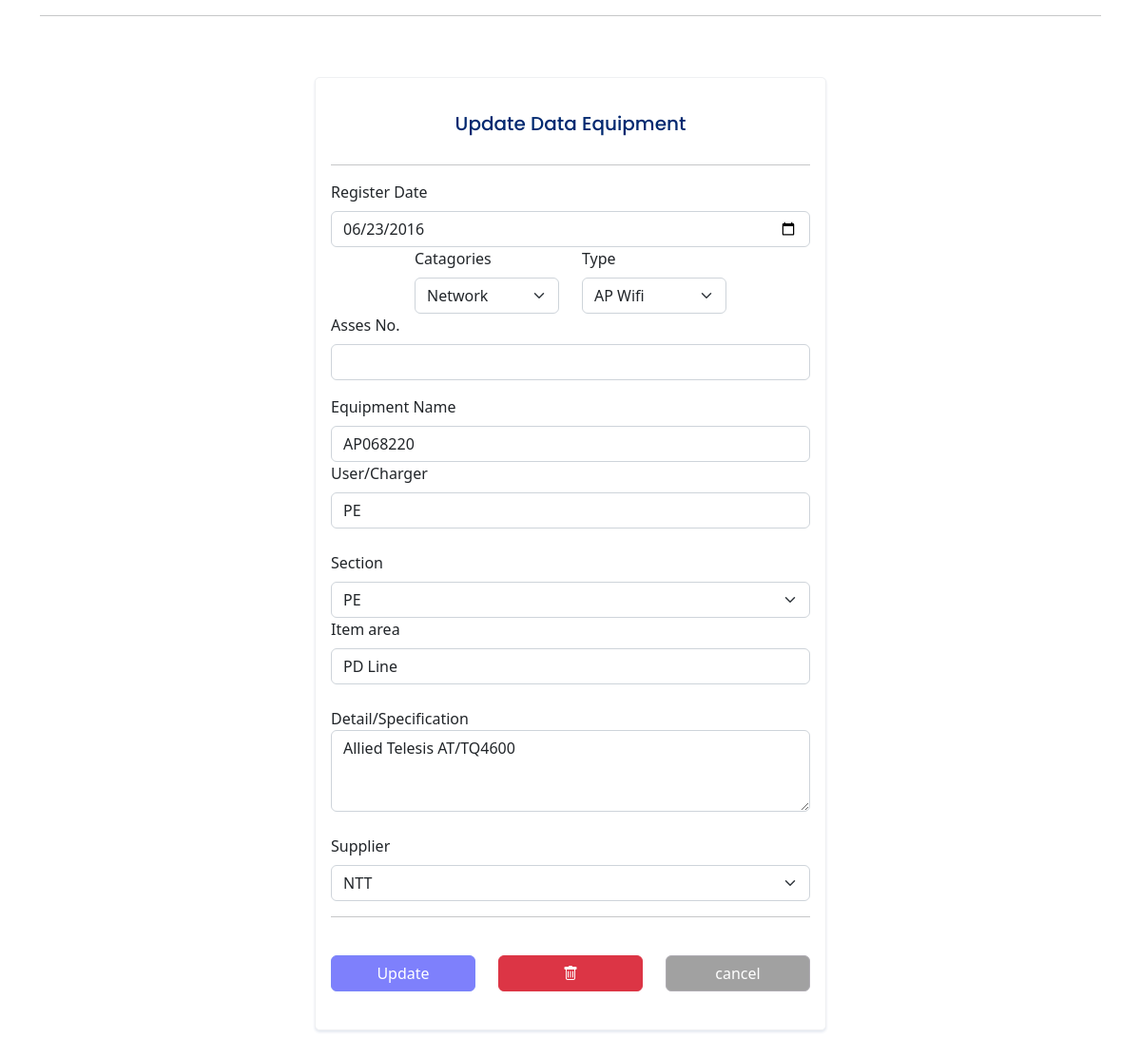
The page /equip_update.php?edit_item=AP068220 on the database its author committed.
### tables this page shows
CREATE TABLE `rith_item` (
  `item_reg` varchar(50) DEFAULT NULL,
  `item_cat` varchar(255) NOT NULL,
  `item_type` varchar(50) DEFAULT NULL,
  `item_ass` varchar(50) DEFAULT NULL,
  `item_name` varchar(10) NOT NULL,
  `item_charger` varchar(255) DEFAULT NULL,
  `item_sec` varchar(255) DEFAULT NULL,
  `item_area` varchar(50) DEFAULT NULL,
  `item_detail` varchar(50) DEFAULT NULL,
  `item_sup` varchar(20) DEFAULT NULL,
  `item_war` varchar(255) DEFAULT NULL,
  `item_img` varchar(255) NOT NULL
);

### config/function.php (called while the page is built, shortened)
<?php
class DB_CON
{
    function __construct()
    {
        $connect = mysqli_connect(DB_SERVER, DB_USER, DB_PASS, DB_NAME);
        $this->dbcon = $connect;
    }
    public function record_item($item_name)
    {
        $result = mysqli_query($this->dbcon, "SELECT * FROM rith_item WHERE item_name = '$item_name'");
        return $result;
    }
}

### equip_update.php (the view, shortened to what this page needs)
<?php
include_once('config\function.php');
?>
<!DOCTYPE html>
<html lang="en">
<head>
    <link href="assets/vendor/bootstrap/css/bootstrap.min.css" rel="stylesheet">
    <link href="assets/vendor/bootstrap-icons/bootstrap-icons.css" rel="stylesheet">
    <link href="assets/vendor/boxicons/css/boxicons.min.css" rel="stylesheet">
    <link href="assets/vendor/quill/quill.snow.css" rel="stylesheet">
    <link href="assets/vendor/quill/quill.bubble.css" rel="stylesheet">
    <link href="assets/vendor/remixicon/remixicon.css" rel="stylesheet">
    <link href="assets/vendor/simple-datatables/style.css" rel="stylesheet">
    <link href="https://cdn.jsdelivr.net/npm/bootstrap@5.2.3/dist/css/bootstrap.min.css" rel="stylesheet">
    <link href="assets/css/style.css" rel="stylesheet">
</head>
<body>
    <div class="container">
        <hr>
        <?php
        $item_name = $_GET['edit_item'];
        $update = new DB_CON();
        $sql =  $update->record_item($item_name);
        while ($row = mysqli_fetch_array($sql)) {
        ?>
            <section class="section register d-flex flex-column align-items-center justify-content-center py-5">
                <div class="container">
                    <form action="" method="POST" class="form-job" id="edit_item">
                        <div class="row g-3">
                            <div class="col-lg-6">
                                <div class="card">
                                    <div class="card-body center ">
                                        <h4 class="card-title text-center">Update Data Equipment</h4>
                                        <hr>
                                        <div class="row">
                                            <div class="col-xxl-4">
                                                <label for="itemReg" class=" form-label">Register Date</label>
                                                <input type="date" class="form-control" id="item_reg" name="item_reg" value="<?php echo $row['item_reg']; ?>">
                                            </div>
                                            <div class="col-xxl-4 col-xl-4">
                                                <label for="item_cat" class="form-label">Catagories</label>
                                                <select id="item_cat" class="form-select" name="item_cat">
                                                    <option value="Network" <?php
                                                                            if ($row['item_cat'] == "Network") {
                                                                                echo "selected=selected";
                                                                            } ?>>Network</option>
                                                </select>
                                            </div><br>
                                            <div class="col-xxl-4 col-xl-4">
                                                <label for="item_type" class="form-label">Type</label>
                                                <select id="item_type" class="form-select" name="item_type">
                                                    <option value="AP Wifi" <?php
                                                                            if ($row['item_type'] == "AP Wifi") {
                                                                                echo "selected=selected";
                                                                            } ?>>AP Wifi</option>
                                                </select>
                                            </div><br>
                                        </div>
                                        <div class="row g-3">
                                            <div class="col-xxl-6">
                                                <label for="assNo" class="form-label">Asses No.</label>
                                                <input type="text" class="form-control" id="item_no" name="item_no" value="<?php echo $row['item_no']; ?>">
                                            </div>
                                            <div class="col-xxl-6">
                                                <label for="assName" class=" form-label">Equipment Name</label>
                                                <input type="text" class="form-control" id="item_name" name="item_name" value="<?php echo $row['item_name']; ?>">
                                            </div>
                                        </div>
                                        <div class="row g-3">
                                            <div class="col-12">
                                                <label for="itemCharger" class="form-label">User/Charger</label>
                                                <input type="text" class="form-control" id="item_charger" name="item_charger" value="<?php echo $row['item_charger']; ?>">
                                            </div>
                                        </div><br>
                                        <div class="row">
                                            <div class="col-xxl-6">
                                                <label for="itemSec" class="form-label">Section</label>
                                                <select id="itemSec" class="form-select" id="item_sec" name="item_sec">
                                                    <option value="PE" <?php
                                                                        if ($row['item_sec'] == "PE") {
                                                                            echo "selected=selected";
                                                                        } ?>>PE</option>
                                                </select>
                                            </div>
                                            <div class="col-xxl-6">
                                                <label for=" item_area" class="form-label">Item area</label>
                                                <input type="text" class="form-control" id="item_area" name="item_area" value="<?php echo $row['item_area']; ?>">
                                            </div>
                                        </div><br>
                                        <div class="col-lg-12 col-12">
                                            <label for="itemDetail class=" form-label">Detail/Specification</label>
                                            <textarea class="form-control" name="item_detail" id="item_detail" rows="3"><?php echo $row['item_detail']; ?></textarea>
                                        </div><br>
                                        <div class="row">
                                            <div class="col-xxl-12">
                                                <label for="itemsup" class="form-label">Supplier</label>
                                                <select id="itemsup" class="form-select" name="item_sup">
                                                    <option value="NTT" <?php
                                                                        if ($row['item_sup'] == "NTT") {
                                                                            echo "selected=selected";
                                                                        } ?>>NTT</option>
                                                </select>
                                            </div>
                                        </div><hr><br>
                                                <div class="row mb align-items-center justify-content-center ">
                                                    <div class="col-4"><button type="submit" class="btn btn-primary w-100" name="update">Update</button></div>
                                                    <div class="col-4"><a href=equip_del.php?del_user=<?php echo $row['item_name']; ?>" class="btn btn-danger w-100" onclick="return checkDelete()"><i class=" bi bi-trash"></i></a>
                                                    </div>
                                                    <div class="col-4"> <a href="equip_tbl.php" class="btn btn-secondary w-100 " name="cancel">cancel</a></div>
                                                </div><br>
                                    </div><?php } ?>
                                </div>
                            </div>
                        </div>
                    </form>
                </div>
            </section>
    </div>
</html>

### rows shown on the page
rith_item: item_reg "06/23/2016", item_cat "Network", item_type "AP Wifi", item_name "AP068220", item_charger "PE", item_sec "PE", item_area "PD Line", item_detail "Allied Telesis AT/TQ4600", item_sup "NTT"
